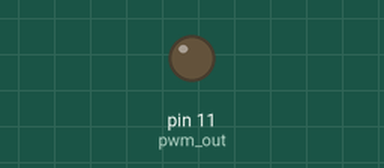
A sketch run on a simulated Arduino Uno, built with avr-gcc and run on an emulated ATmega328P. On the bench: output pins drawn as LEDs (lit = HIGH).

Above: at 0.05 s.
At 0.65 s:
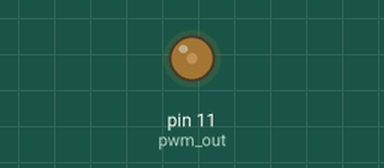
At 1.3 s:
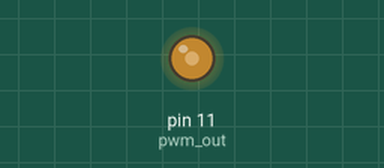
At 2.6 s:
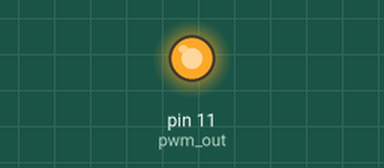
Timing chart, 0 to 6.0 s (numbered marks = the images above):
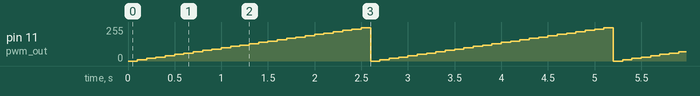

Measured:
- by itself, pin 11 (pwm_out): ramps from 0/255 to 250/255 and jumps back, once every 2.6 s

The sketch:

pwm.ino
```cpp
#define pwm_out (1 << PB3)
int brilho = 0;
int main(void)
{
 DDRB |= pwm_out; // configura saída para o PWM
 PORTB &= ~pwm_out; // PWM inicia desligado
 // Configura modo FAST PWM e modo do comparador A
 TCCR2A |= (1 << WGM21) | (1 << WGM20) | (1 << COM2A1);
 TCCR2B = 1; // Seleciona opção para frequência
 OCR2A = 0;

 for (;;)
 {
 OCR2A = brilho;
 brilho += 10;
 if (brilho > 254)
 brilho = 0;
 _delay_ms(100);
 }
}
```
